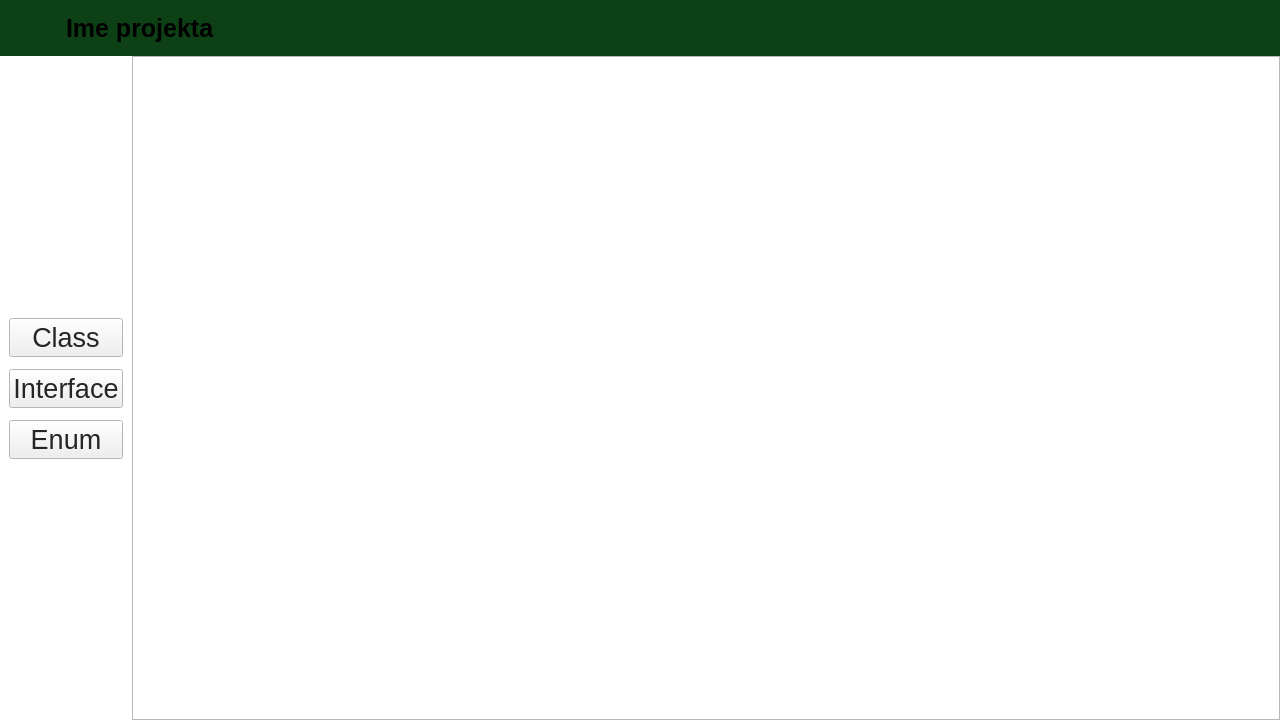
<?xml version="1.0" encoding="UTF-8"?>
<ui version="4.0">
 <class>Project</class>
 <widget class="QWidget" name="Project">
  <property name="geometry">
   <rect>
    <x>0</x>
    <y>0</y>
    <width>1280</width>
    <height>720</height>
   </rect>
  </property>
  <property name="sizePolicy">
   <sizepolicy hsizetype="Preferred" vsizetype="Preferred">
    <horstretch>0</horstretch>
    <verstretch>0</verstretch>
   </sizepolicy>
  </property>
  <property name="palette">
   <palette>
    <active>
     <colorrole role="ButtonText">
      <brush brushstyle="SolidPattern">
       <color alpha="216">
        <red>0</red>
        <green>0</green>
        <blue>0</blue>
       </color>
      </brush>
     </colorrole>
    </active>
    <inactive>
     <colorrole role="ButtonText">
      <brush brushstyle="SolidPattern">
       <color alpha="216">
        <red>0</red>
        <green>0</green>
        <blue>0</blue>
       </color>
      </brush>
     </colorrole>
    </inactive>
    <disabled/>
   </palette>
  </property>
  <property name="windowTitle">
   <string>MainWindow</string>
  </property>
  <layout class="QVBoxLayout" name="verticalLayout">
   <property name="spacing">
    <number>0</number>
   </property>
   <property name="leftMargin">
    <number>0</number>
   </property>
   <property name="topMargin">
    <number>0</number>
   </property>
   <property name="rightMargin">
    <number>0</number>
   </property>
   <property name="bottomMargin">
    <number>0</number>
   </property>
   <item>
    <widget class="QWidget" name="top_bar" native="true">
     <property name="sizePolicy">
      <sizepolicy hsizetype="Preferred" vsizetype="Expanding">
       <horstretch>0</horstretch>
       <verstretch>0</verstretch>
      </sizepolicy>
     </property>
     <property name="minimumSize">
      <size>
       <width>0</width>
       <height>0</height>
      </size>
     </property>
     <property name="maximumSize">
      <size>
       <width>16777215</width>
       <height>56</height>
      </size>
     </property>
     <property name="palette">
      <palette>
       <active>
        <colorrole role="Window">
         <brush brushstyle="SolidPattern">
          <color alpha="255">
           <red>13</red>
           <green>65</green>
           <blue>21</blue>
          </color>
         </brush>
        </colorrole>
       </active>
       <inactive>
        <colorrole role="Window">
         <brush brushstyle="SolidPattern">
          <color alpha="255">
           <red>13</red>
           <green>65</green>
           <blue>21</blue>
          </color>
         </brush>
        </colorrole>
       </inactive>
       <disabled>
        <colorrole role="Base">
         <brush brushstyle="SolidPattern">
          <color alpha="255">
           <red>13</red>
           <green>65</green>
           <blue>21</blue>
          </color>
         </brush>
        </colorrole>
        <colorrole role="Window">
         <brush brushstyle="SolidPattern">
          <color alpha="255">
           <red>13</red>
           <green>65</green>
           <blue>21</blue>
          </color>
         </brush>
        </colorrole>
       </disabled>
      </palette>
     </property>
     <property name="autoFillBackground">
      <bool>true</bool>
     </property>
     <layout class="QHBoxLayout" name="horizontalLayout">
      <property name="spacing">
       <number>-1</number>
      </property>
      <property name="leftMargin">
       <number>12</number>
      </property>
      <property name="topMargin">
       <number>0</number>
      </property>
      <property name="rightMargin">
       <number>12</number>
      </property>
      <property name="bottomMargin">
       <number>0</number>
      </property>
      <item>
       <widget class="QPushButton" name="back">
        <property name="sizePolicy">
         <sizepolicy hsizetype="Maximum" vsizetype="Maximum">
          <horstretch>0</horstretch>
          <verstretch>0</verstretch>
         </sizepolicy>
        </property>
        <property name="maximumSize">
         <size>
          <width>48</width>
          <height>48</height>
         </size>
        </property>
        <property name="text">
         <string/>
        </property>
        <property name="icon">
         <iconset theme="QIcon::ThemeIcon::GoPrevious"/>
        </property>
        <property name="iconSize">
         <size>
          <width>16</width>
          <height>16</height>
         </size>
        </property>
        <property name="flat">
         <bool>true</bool>
        </property>
       </widget>
      </item>
      <item>
       <widget class="QLabel" name="title">
        <property name="font">
         <font>
          <pointsize>19</pointsize>
          <bold>true</bold>
         </font>
        </property>
        <property name="text">
         <string>Ime projekta</string>
        </property>
       </widget>
      </item>
     </layout>
    </widget>
   </item>
   <item>
    <layout class="QHBoxLayout" name="screen_content">
     <property name="spacing">
      <number>0</number>
     </property>
     <item>
      <widget class="QWidget" name="side_menu" native="true">
       <property name="sizePolicy">
        <sizepolicy hsizetype="Fixed" vsizetype="Preferred">
         <horstretch>0</horstretch>
         <verstretch>0</verstretch>
        </sizepolicy>
       </property>
       <property name="palette">
        <palette>
         <active>
          <colorrole role="WindowText">
           <brush brushstyle="SolidPattern">
            <color alpha="217">
             <red>0</red>
             <green>0</green>
             <blue>0</blue>
            </color>
           </brush>
          </colorrole>
          <colorrole role="Text">
           <brush brushstyle="SolidPattern">
            <color alpha="217">
             <red>0</red>
             <green>0</green>
             <blue>0</blue>
            </color>
           </brush>
          </colorrole>
          <colorrole role="Window">
           <brush brushstyle="SolidPattern">
            <color alpha="255">
             <red>255</red>
             <green>255</green>
             <blue>255</blue>
            </color>
           </brush>
          </colorrole>
         </active>
         <inactive>
          <colorrole role="WindowText">
           <brush brushstyle="SolidPattern">
            <color alpha="217">
             <red>0</red>
             <green>0</green>
             <blue>0</blue>
            </color>
           </brush>
          </colorrole>
          <colorrole role="Text">
           <brush brushstyle="SolidPattern">
            <color alpha="217">
             <red>0</red>
             <green>0</green>
             <blue>0</blue>
            </color>
           </brush>
          </colorrole>
          <colorrole role="Window">
           <brush brushstyle="SolidPattern">
            <color alpha="255">
             <red>255</red>
             <green>255</green>
             <blue>255</blue>
            </color>
           </brush>
          </colorrole>
         </inactive>
         <disabled>
          <colorrole role="Base">
           <brush brushstyle="SolidPattern">
            <color alpha="255">
             <red>255</red>
             <green>255</green>
             <blue>255</blue>
            </color>
           </brush>
          </colorrole>
          <colorrole role="Window">
           <brush brushstyle="SolidPattern">
            <color alpha="255">
             <red>255</red>
             <green>255</green>
             <blue>255</blue>
            </color>
           </brush>
          </colorrole>
         </disabled>
        </palette>
       </property>
       <property name="autoFillBackground">
        <bool>true</bool>
       </property>
       <layout class="QVBoxLayout" name="verticalLayout_5">
        <property name="spacing">
         <number>12</number>
        </property>
        <item>
         <spacer name="top_spacer">
          <property name="orientation">
           <enum>Qt::Orientation::Vertical</enum>
          </property>
          <property name="sizeHint" stdset="0">
           <size>
            <width>20</width>
            <height>40</height>
           </size>
          </property>
         </spacer>
        </item>
        <item>
         <widget class="QPushButton" name="add_class">
          <property name="font">
           <font>
            <pointsize>20</pointsize>
           </font>
          </property>
          <property name="text">
           <string>Class</string>
          </property>
         </widget>
        </item>
        <item>
         <widget class="QPushButton" name="add_interface">
          <property name="font">
           <font>
            <pointsize>20</pointsize>
           </font>
          </property>
          <property name="text">
           <string>Interface</string>
          </property>
         </widget>
        </item>
        <item>
         <widget class="QPushButton" name="add_enum">
          <property name="font">
           <font>
            <pointsize>20</pointsize>
           </font>
          </property>
          <property name="text">
           <string>Enum</string>
          </property>
         </widget>
        </item>
        <item>
         <spacer name="bottom_spacer">
          <property name="orientation">
           <enum>Qt::Orientation::Vertical</enum>
          </property>
          <property name="sizeHint" stdset="0">
           <size>
            <width>20</width>
            <height>40</height>
           </size>
          </property>
         </spacer>
        </item>
       </layout>
      </widget>
     </item>
     <item>
      <widget class="QGraphicsView" name="board"/>
     </item>
    </layout>
   </item>
  </layout>
 </widget>
 <resources/>
 <connections/>
</ui>
